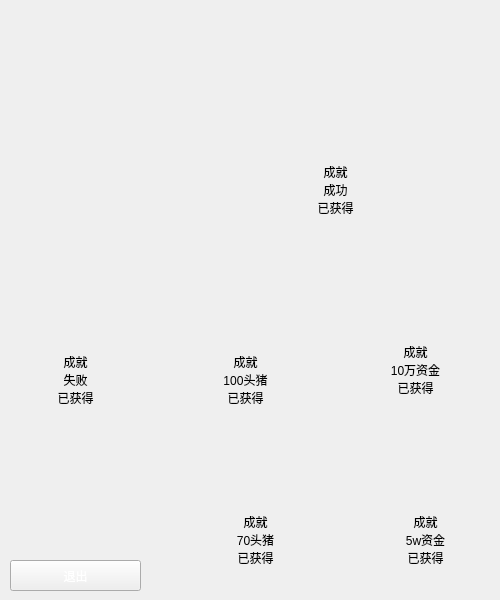
<?xml version="1.0" encoding="UTF-8"?>
<ui version="4.0">
 <class>honor</class>
 <widget class="QMainWindow" name="honor">
  <property name="geometry">
   <rect>
    <x>0</x>
    <y>0</y>
    <width>500</width>
    <height>600</height>
   </rect>
  </property>
  <property name="windowTitle">
   <string>MainWindow</string>
  </property>
  <widget class="QWidget" name="centralwidget">
   <widget class="QLabel" name="label_6">
    <property name="geometry">
     <rect>
      <x>30</x>
      <y>240</y>
      <width>80</width>
      <height>80</height>
     </rect>
    </property>
    <property name="styleSheet">
     <string notr="true">background-image: url(:/res/res/lose.png);</string>
    </property>
    <property name="text">
     <string/>
    </property>
   </widget>
   <widget class="QLabel" name="label_7">
    <property name="geometry">
     <rect>
      <x>390</x>
      <y>420</y>
      <width>80</width>
      <height>80</height>
     </rect>
    </property>
    <property name="styleSheet">
     <string notr="true">background-image: url(:/res/res/broove.png);</string>
    </property>
    <property name="text">
     <string/>
    </property>
   </widget>
   <widget class="QLabel" name="label_8">
    <property name="geometry">
     <rect>
      <x>210</x>
      <y>420</y>
      <width>80</width>
      <height>80</height>
     </rect>
    </property>
    <property name="styleSheet">
     <string notr="true">background-image: url(:/res/res/broove.png);</string>
    </property>
    <property name="text">
     <string/>
    </property>
   </widget>
   <widget class="QLabel" name="label_9">
    <property name="geometry">
     <rect>
      <x>390</x>
      <y>240</y>
      <width>80</width>
      <height>80</height>
     </rect>
    </property>
    <property name="styleSheet">
     <string notr="true">background-image: url(:/res/res/sliver.png);</string>
    </property>
    <property name="text">
     <string/>
    </property>
   </widget>
   <widget class="QLabel" name="label_10">
    <property name="geometry">
     <rect>
      <x>200</x>
      <y>240</y>
      <width>80</width>
      <height>80</height>
     </rect>
    </property>
    <property name="styleSheet">
     <string notr="true">background-image: url(:/res/res/sliver.png);</string>
    </property>
    <property name="text">
     <string/>
    </property>
   </widget>
   <widget class="QLabel" name="label_11">
    <property name="geometry">
     <rect>
      <x>290</x>
      <y>60</y>
      <width>80</width>
      <height>80</height>
     </rect>
    </property>
    <property name="styleSheet">
     <string notr="true">background-image: url(:/res/res/gold.png);</string>
    </property>
    <property name="text">
     <string/>
    </property>
   </widget>
   <widget class="QPushButton" name="pushButton">
    <property name="geometry">
     <rect>
      <x>10</x>
      <y>560</y>
      <width>131</width>
      <height>31</height>
     </rect>
    </property>
    <property name="styleSheet">
     <string notr="true">background-image: url(:/res/res/startbtn/btn_orange.png);
font: 11pt &quot;方正粗圆简体&quot;;
color: rgb(255, 255, 255);</string>
    </property>
    <property name="text">
     <string>退出</string>
    </property>
   </widget>
   <widget class="QLabel" name="label">
    <property name="geometry">
     <rect>
      <x>40</x>
      <y>350</y>
      <width>71</width>
      <height>41</height>
     </rect>
    </property>
    <property name="text">
     <string>成就
失败</string>
    </property>
    <property name="alignment">
     <set>Qt::AlignCenter</set>
    </property>
   </widget>
   <widget class="QLabel" name="label_2">
    <property name="geometry">
     <rect>
      <x>300</x>
      <y>160</y>
      <width>71</width>
      <height>41</height>
     </rect>
    </property>
    <property name="text">
     <string>成就
成功</string>
    </property>
    <property name="alignment">
     <set>Qt::AlignCenter</set>
    </property>
   </widget>
   <widget class="QLabel" name="label_3">
    <property name="geometry">
     <rect>
      <x>210</x>
      <y>350</y>
      <width>71</width>
      <height>41</height>
     </rect>
    </property>
    <property name="text">
     <string>成就
100头猪</string>
    </property>
    <property name="alignment">
     <set>Qt::AlignCenter</set>
    </property>
   </widget>
   <widget class="QLabel" name="label_4">
    <property name="geometry">
     <rect>
      <x>380</x>
      <y>340</y>
      <width>71</width>
      <height>41</height>
     </rect>
    </property>
    <property name="text">
     <string>成就
10万资金</string>
    </property>
    <property name="alignment">
     <set>Qt::AlignCenter</set>
    </property>
   </widget>
   <widget class="QLabel" name="label_5">
    <property name="geometry">
     <rect>
      <x>220</x>
      <y>510</y>
      <width>71</width>
      <height>41</height>
     </rect>
    </property>
    <property name="text">
     <string>成就
70头猪</string>
    </property>
    <property name="alignment">
     <set>Qt::AlignCenter</set>
    </property>
   </widget>
   <widget class="QLabel" name="label_12">
    <property name="geometry">
     <rect>
      <x>390</x>
      <y>510</y>
      <width>71</width>
      <height>41</height>
     </rect>
    </property>
    <property name="text">
     <string>成就
5w资金</string>
    </property>
    <property name="alignment">
     <set>Qt::AlignCenter</set>
    </property>
   </widget>
   <widget class="QLabel" name="lb_lose">
    <property name="geometry">
     <rect>
      <x>40</x>
      <y>390</y>
      <width>71</width>
      <height>16</height>
     </rect>
    </property>
    <property name="text">
     <string>已获得</string>
    </property>
    <property name="alignment">
     <set>Qt::AlignCenter</set>
    </property>
   </widget>
   <widget class="QLabel" name="lb_win">
    <property name="geometry">
     <rect>
      <x>300</x>
      <y>200</y>
      <width>71</width>
      <height>16</height>
     </rect>
    </property>
    <property name="text">
     <string>已获得</string>
    </property>
    <property name="alignment">
     <set>Qt::AlignCenter</set>
    </property>
   </widget>
   <widget class="QLabel" name="lb_100pig">
    <property name="geometry">
     <rect>
      <x>210</x>
      <y>390</y>
      <width>71</width>
      <height>16</height>
     </rect>
    </property>
    <property name="text">
     <string>已获得</string>
    </property>
    <property name="alignment">
     <set>Qt::AlignCenter</set>
    </property>
   </widget>
   <widget class="QLabel" name="lb_10Wdoller">
    <property name="geometry">
     <rect>
      <x>380</x>
      <y>380</y>
      <width>71</width>
      <height>16</height>
     </rect>
    </property>
    <property name="text">
     <string>已获得</string>
    </property>
    <property name="alignment">
     <set>Qt::AlignCenter</set>
    </property>
   </widget>
   <widget class="QLabel" name="lb_70pig">
    <property name="geometry">
     <rect>
      <x>220</x>
      <y>550</y>
      <width>71</width>
      <height>16</height>
     </rect>
    </property>
    <property name="text">
     <string>已获得</string>
    </property>
    <property name="alignment">
     <set>Qt::AlignCenter</set>
    </property>
   </widget>
   <widget class="QLabel" name="lb_5Wdoller">
    <property name="geometry">
     <rect>
      <x>390</x>
      <y>550</y>
      <width>71</width>
      <height>16</height>
     </rect>
    </property>
    <property name="text">
     <string>已获得</string>
    </property>
    <property name="alignment">
     <set>Qt::AlignCenter</set>
    </property>
   </widget>
  </widget>
 </widget>
 <resources/>
 <connections/>
</ui>
